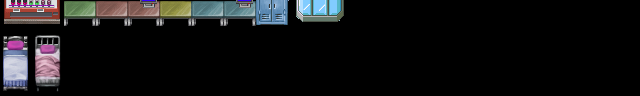

Tiled map render using the project's own tile images. Description and the whole map definition, tile-layer contents included, below:
An orthogonal 20x3 tile map with 32x32 px tiles, 1 tile layer (Слой тайлов 1).

<map version="1.0" tiledversion="1.1.4" orientation="orthogonal" renderorder="right-down" width="20" height="3" tilewidth="32" tileheight="32" infinite="0" nextobjectid="1">
 <tileset firstgid="1" source="tilesets/tiles.tsx" />
 <layer name="Слой тайлов 1" width="20" height="3">
  <data encoding="csv">
307,308,283,284,285,303,304,305,301,224,225,0,0,0,0,0,0,0,0,0,
351,352,0,0,0,0,0,0,0,0,0,0,0,0,0,0,0,0,0,0,
371,372,0,0,0,0,0,0,0,0,0,0,0,0,0,0,0,0,0,0
</data>
 </layer>
</map>
